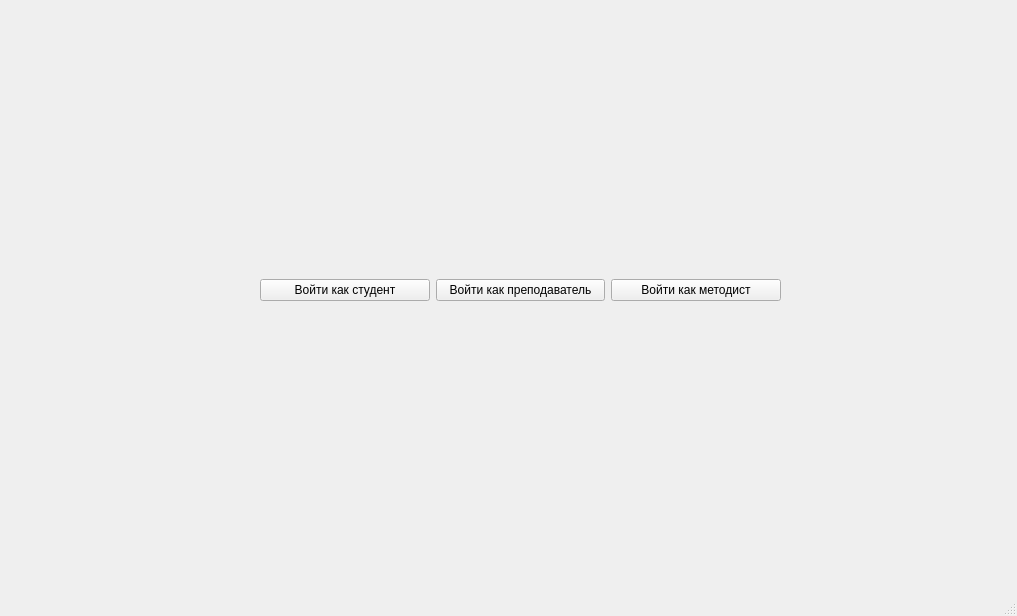
<?xml version="1.0" encoding="UTF-8"?>
<ui version="4.0">
 <class>MainWindow</class>
 <widget class="QMainWindow" name="MainWindow">
  <property name="geometry">
   <rect>
    <x>0</x>
    <y>0</y>
    <width>1017</width>
    <height>616</height>
   </rect>
  </property>
  <property name="windowTitle">
   <string>Raspyxxx</string>
  </property>
  <widget class="QWidget" name="centralwidget">
   <widget class="QWidget" name="layoutWidget">
    <property name="geometry">
     <rect>
      <x>260</x>
      <y>210</y>
      <width>521</width>
      <height>161</height>
     </rect>
    </property>
    <layout class="QHBoxLayout" name="horizontalLayout">
     <item>
      <widget class="QPushButton" name="login_as_student">
       <property name="text">
        <string>Войти как студент</string>
       </property>
      </widget>
     </item>
     <item>
      <widget class="QPushButton" name="login_as_teacher">
       <property name="text">
        <string>Войти как преподаватель</string>
       </property>
      </widget>
     </item>
     <item>
      <widget class="QPushButton" name="login_as_methodist">
       <property name="text">
        <string>Войти как методист</string>
       </property>
      </widget>
     </item>
    </layout>
   </widget>
  </widget>
  <widget class="QMenuBar" name="menubar">
   <property name="geometry">
    <rect>
     <x>0</x>
     <y>0</y>
     <width>1017</width>
     <height>23</height>
    </rect>
   </property>
  </widget>
  <widget class="QStatusBar" name="statusbar"/>
 </widget>
 <resources/>
 <connections/>
</ui>
